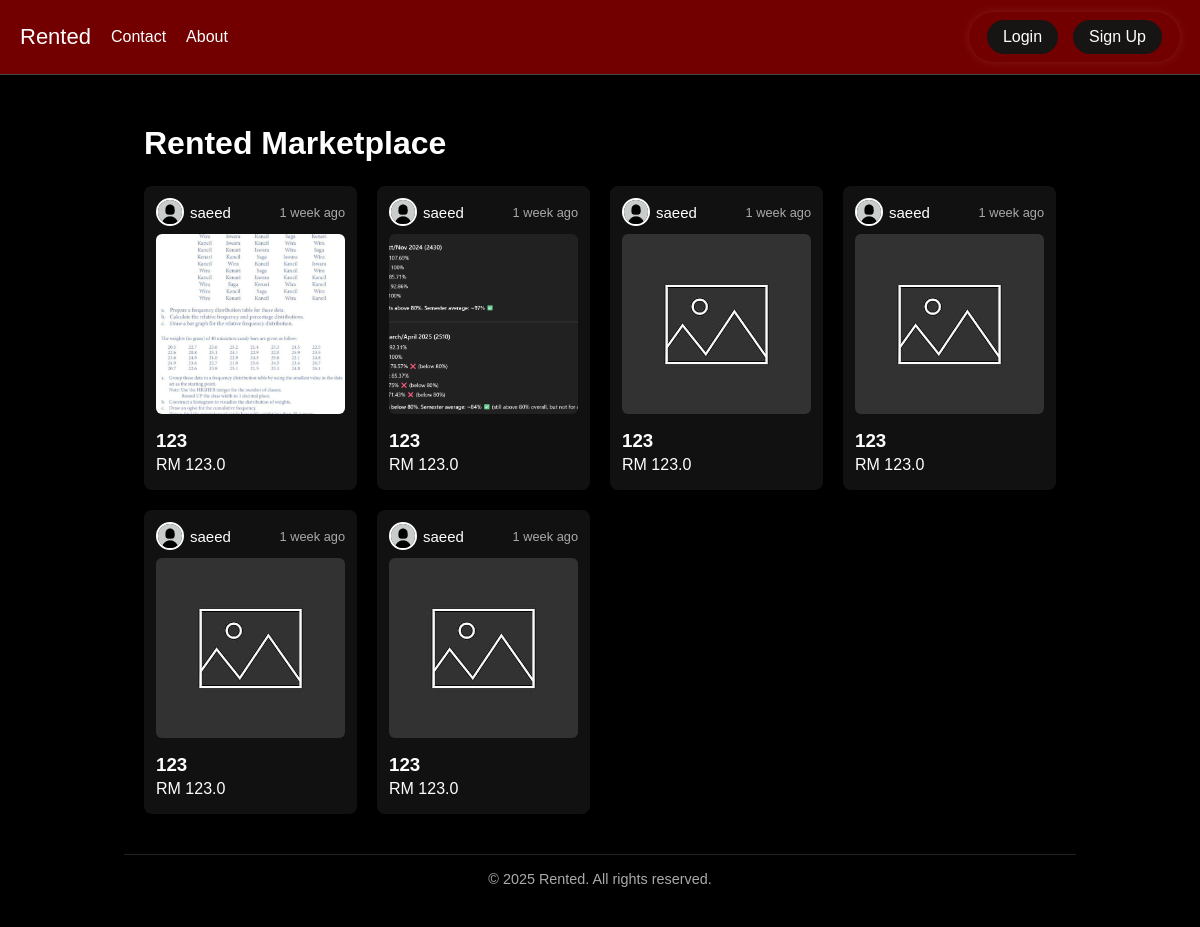
The app's page /, older data.
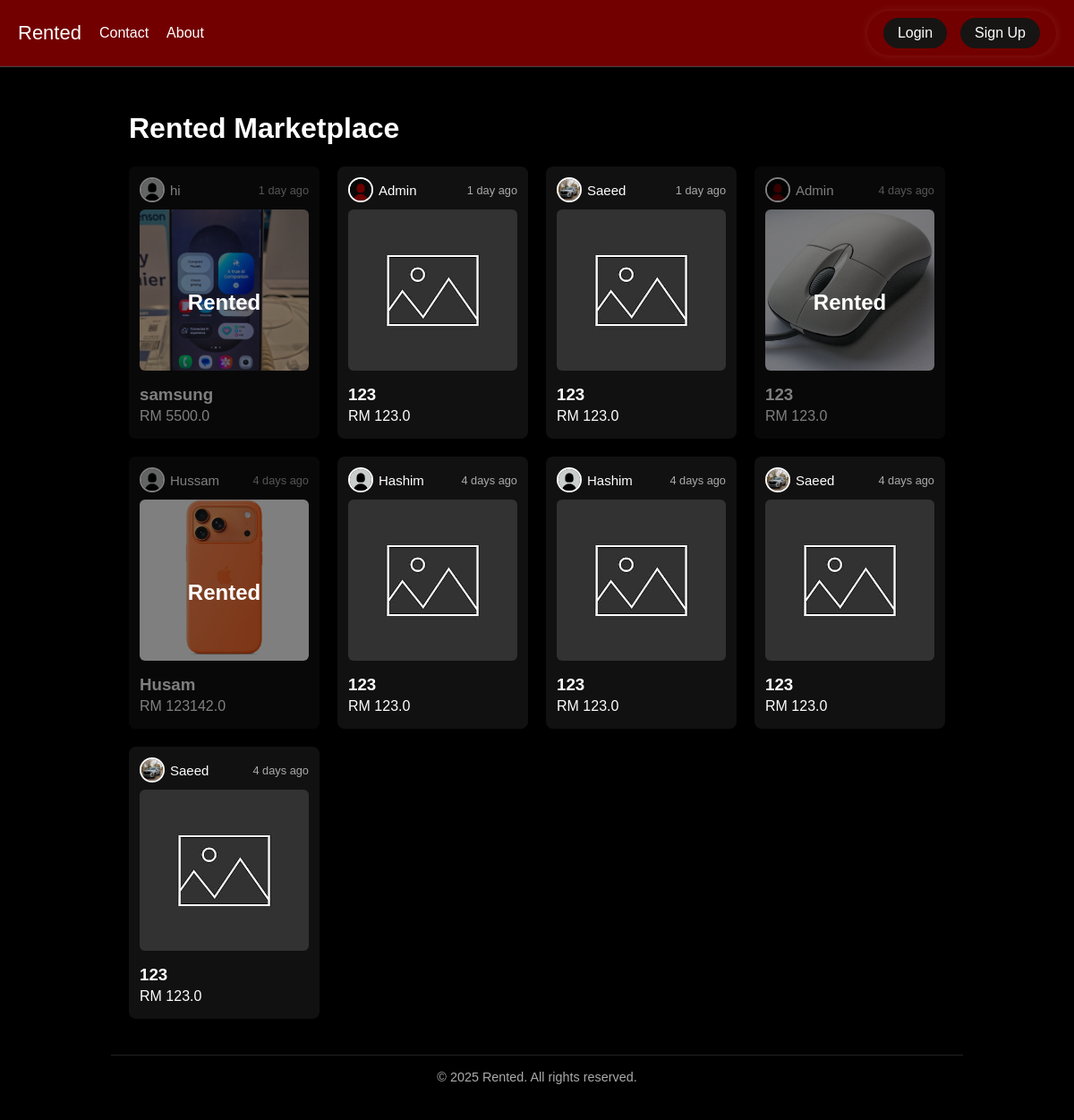
The same page, newer data.
### app.py (models this page shows)
class Listing(db.Model):
    id = db.Column(db.Integer, primary_key=True)
    title = db.Column(db.String(150), nullable=False)
    description = db.Column(db.Text, nullable=False)
    price = db.Column(db.Float, nullable=False)
    image = db.Column(db.String(300), default="default_listing.png")
    user_id = db.Column(db.Integer, db.ForeignKey('user.id'), nullable=False)
    created_at = db.Column(db.DateTime, default=datetime.utcnow)
    user = db.relationship("User", backref="listings")

class User(db.Model):
    id = db.Column(db.Integer, primary_key=True)
    username = db.Column(db.String(150), unique=True, nullable=False)
    email = db.Column(db.String(150), unique=True, nullable=True)
    password = db.Column(db.String(150), nullable=False)
    profile_pic = db.Column(db.String(300), default="profile_pics/default.png")
    is_admin = db.Column(db.Boolean, default=False)
    created_at = db.Column(db.DateTime, default=datetime.utcnow)

### app.py (the view)
@app.route("/")
def home():
    listings = Listing.query.order_by(Listing.created_at.desc()).all()
    for listing in listings:
        listing.is_rented = any(req.status == "Approved" for req in listing.requests)
    return render_template("index.html", listings=listings)

### app.py (called while the page is built)
@app.context_processor
def inject_user():
    if "user_id" in session:
        user = User.query.get(session["user_id"])
        return dict(user=user)
    return dict(user=None)

### templates/index.html (shortened to what this page needs)
{% extends "base.html" %}
{% block content %}
<div class="container wide-container">
    <h1>Rented Marketplace</h1>
    <div class="listing-grid">
        {% for listing in listings %}
        <div class="listing-card">
            <div class="user-info">
                <div class="user-left">
                    {% if listing.user and listing.user.profile_pic %}
                        <img src="{{ url_for('static', filename=listing.user.profile_pic) }}"
                             alt="{{ listing.user.username }}'s profile picture" class="profile-pic">
                    {% else %}
                        <img src="{{ url_for('static', filename='profile_pics/default.png') }}"
                             alt="Default profile picture" class="profile-pic">
                    {% endif %}
                    <span class="username">{{ listing.user.username }}</span>
                </div>
                <span class="time-ago">{{ time_ago(listing.created_at) }}</span>
            </div>
            <a href="{{ url_for('view_listing', id=listing.id) }}" class="listing-card-link">
                <img src="{{ url_for('static', filename='listing_images/' + listing.image) }}" alt="{{ listing.title }}">
                <h3>{{ listing.title }}</h3>
                <p class="price">RM {{ listing.price }}</p>
            </a>
            {% if listing.is_rented %}
            <div class="rented-overlay">Rented</div>
            {% endif %}
        </div>
        {% else %}
        <p style="color:#fff; text-align:center; grid-column: 1 / -1;">No listings available.</p>
        {% endfor %}
    </div>
</div>
<footer class="footer">&copy; 2025 Rented. All rights reserved.</footer>
{% endblock %}

### templates/base.html (shortened to what this page needs)
<!DOCTYPE html>
<html lang="en">
<head>
</head>
<body>
  <nav class="navbar">
    <div class="nav-left">
      <a href="{{ url_for('home') }}" class="logo">Rented</a>
      <a href="{{ url_for('contact') }}">Contact</a>
      <a href="{{ url_for('about') }}">About</a>
    </div>
    <div class="nav-right">
      {% if session.get('user_id') %}
        <div class="user-info">
          <span class="username">{{ user.username }}</span>
          <img src="{{ url_for('static', filename=user.profile_pic) }}" alt="Profile" class="profile-pic">
          <div class="dropdown-menu">
            <a href="{{ url_for('profile') }}">⚙️ Edit Profile</a>
            <a href="{{ url_for('logout') }}">🚪 Logout</a>
          </div>
        </div>
      {% else %}
        <div class="auth-buttons">
          <a href="{{ url_for('login') }}" class="auth-link">Login</a>
          <a href="{{ url_for('signup') }}" class="auth-link">Sign Up</a>
        </div>
      {% endif %}
    </div>
  </nav>
  <div class="container">
    {% block content %}{% endblock %}
  </div>
</body>
</html>

### templates/base.html (style rules this page uses)
*, *::before, *::after { box-sizing: border-box; }
body { margin: 0; font-family: Arial, sans-serif; background: #000; color: #fff; min-height: 100vh; padding-top: 80px; }
a { text-decoration: none; color: inherit; }
.navbar { display: flex; justify-content: space-between; align-items: center; background: #730000; padding: 12px 20px; position: fixed; top: 0; left: 0; right: 0; z-index: 1000; border-bottom: 1px solid #444; }
.nav-left { display: flex; align-items: center; gap: 20px; }
.navbar a { color: #fff; font-weight: 500; }
.logo { font-family: 'Arial Black', sans-serif; font-size: 22px; color: #000; }
.auth-buttons { display: flex; gap: 15px; background: #730000; padding: 8px 18px; border-radius: 30px; box-shadow: 0 0 8px rgba(255, 255, 255, 0.1); align-items: center; }
.auth-link { background: #171414; color: #fff; font-weight: 600; padding: 8px 16px; border-radius: 20px; transition: transform 0.3s ease, background 0.3s ease; }
.user-info { display: flex; align-items: center; gap: 8px; position: relative; }
.username { font-weight: bold; font-size: 15px; }
.profile-pic { width: 38px; height: 38px; border-radius: 50%; object-fit: cover; cursor: pointer; border: 2px solid #fff; }
.container { max-width: 1000px; margin: 0 auto; padding: 24px; }

### templates/index.html (style rules this page uses)
.wide-container { max-width: 1400px; margin: 0 auto; padding: 0 20px; }
.listing-grid { display: grid; grid-template-columns: repeat(4, 1fr); gap: 20px; margin-top: 24px; }
.listing-card { display: flex; flex-direction: column; background: #111; border-radius: 8px; padding: 12px; box-shadow: 0 2px 8px rgba(0,0,0,0.2); color: #fff; position: relative; transition: transform 0.2s ease, box-shadow 0.2s ease; }
.listing-card-link { text-decoration: none; color: inherit; display: block; }
.listing-card-link img { width: 100%; height: 180px; object-fit: cover; border-radius: 6px; margin-bottom: 8px; }
.listing-card-link h3, .listing-card-link p, .listing-card-link .price { margin: 0.25rem 0; }
.user-info { display: flex; justify-content: space-between; align-items: center; margin-bottom: 8px; }
.user-left { display: flex; align-items: center; }
.user-info .profile-pic { width: 28px; height: 28px; border-radius: 50%; margin-right: 6px; }
.username { font-weight: 500; }
.time-ago { font-size: 0.8rem; color: #aaa; }
.rented-overlay { position: absolute; top: 0; left: 0; right: 0; bottom: 0; background: rgba(0,0,0,0.5); color: #fff; display: flex; justify-content: center; align-items: center; font-size: 24px; font-weight: bold; border-radius: 8px; pointer-events: none; }
.footer { text-align: center; padding: 16px; margin-top: 40px; color: #aaa; font-size: 0.9rem; border-top: 1px solid #222; }

Row changes from the older to the newer data that the page shows:
removed Listing: profile_pic (placeholder picture), user.username "saeed", created_at "1 week ago", image (picture), title "123", price "123.0"
removed Listing: profile_pic (placeholder picture), user.username "saeed", created_at "1 week ago", image (picture), title "123", price "123.0"
removed Listing: profile_pic (placeholder picture), user.username "saeed", created_at "1 week ago", image (placeholder picture), title "123", price "123.0"
removed Listing: profile_pic (placeholder picture), user.username "saeed", created_at "1 week ago", image (placeholder picture), title "123", price "123.0"
added Listing: profile_pic (placeholder picture), user.username "hi", created_at "1 day ago", image (picture), title "samsung", price "5500.0"
added Listing: profile_pic (picture), user.username "Admin", created_at "1 day ago", image (placeholder picture), title "123", price "123.0"
added Listing: profile_pic (picture), user.username "Saeed", created_at "1 day ago", image (placeholder picture), title "123", price "123.0"
added Listing: profile_pic (picture), user.username "Admin", created_at "4 days ago", image (picture), title "123", price "123.0"
added Listing: profile_pic (placeholder picture), user.username "Hussam", created_at "4 days ago", image (picture), title "Husam", price "123142.0"
added Listing: profile_pic (placeholder picture), user.username "Hashim", created_at "4 days ago", image (placeholder picture), title "123", price "123.0"
added Listing: profile_pic (placeholder picture), user.username "Hashim", created_at "4 days ago", image (placeholder picture), title "123", price "123.0"
changed Listing (number 8 of 9 on the later page): profile_pic: picture added in place of a placeholder; user.username "saeed" → "Saeed"; created_at "1 week ago" → "4 days ago"
changed Listing (number 9 of 9 on the later page): profile_pic: picture added in place of a placeholder; user.username "saeed" → "Saeed"; created_at "1 week ago" → "4 days ago"
